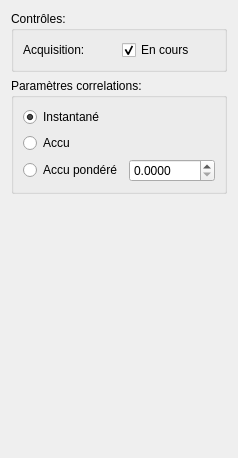
<?xml version="1.0" encoding="UTF-8"?>
<ui version="4.0">
 <class>Form</class>
 <widget class="QWidget" name="Form">
  <property name="geometry">
   <rect>
    <x>0</x>
    <y>0</y>
    <width>238</width>
    <height>458</height>
   </rect>
  </property>
  <property name="windowTitle">
   <string>Form</string>
  </property>
  <layout class="QGridLayout" name="gridLayout">
   <item row="3" column="0">
    <spacer name="verticalSpacer">
     <property name="orientation">
      <enum>Qt::Vertical</enum>
     </property>
     <property name="sizeHint" stdset="0">
      <size>
       <width>20</width>
       <height>40</height>
      </size>
     </property>
    </spacer>
   </item>
   <item row="1" column="0">
    <widget class="QGroupBox" name="groupBox">
     <property name="title">
      <string>Paramètres correlations:</string>
     </property>
     <layout class="QGridLayout" name="gridLayout_2">
      <item row="1" column="0">
       <widget class="QRadioButton" name="radioButton_2">
        <property name="text">
         <string>Accu</string>
        </property>
       </widget>
      </item>
      <item row="0" column="0">
       <widget class="QRadioButton" name="radioButton">
        <property name="text">
         <string>Instantané</string>
        </property>
        <property name="checked">
         <bool>true</bool>
        </property>
       </widget>
      </item>
      <item row="2" column="0">
       <widget class="QRadioButton" name="radioButton_3">
        <property name="text">
         <string>Accu pondéré</string>
        </property>
       </widget>
      </item>
      <item row="2" column="1">
       <widget class="QDoubleSpinBox" name="doubleSpinBox">
        <property name="decimals">
         <number>4</number>
        </property>
        <property name="maximum">
         <double>1.000000000000000</double>
        </property>
        <property name="singleStep">
         <double>0.100000000000000</double>
        </property>
       </widget>
      </item>
     </layout>
    </widget>
   </item>
   <item row="0" column="0">
    <widget class="QGroupBox" name="groupBox_2">
     <property name="title">
      <string>Contrôles:</string>
     </property>
     <layout class="QGridLayout" name="gridLayout_3">
      <item row="0" column="1">
       <widget class="QCheckBox" name="checkBox">
        <property name="text">
         <string>En cours</string>
        </property>
        <property name="checked">
         <bool>true</bool>
        </property>
       </widget>
      </item>
      <item row="0" column="0">
       <widget class="QLabel" name="label">
        <property name="text">
         <string>Acquisition:</string>
        </property>
       </widget>
      </item>
     </layout>
    </widget>
   </item>
  </layout>
 </widget>
 <resources/>
 <connections/>
</ui>
